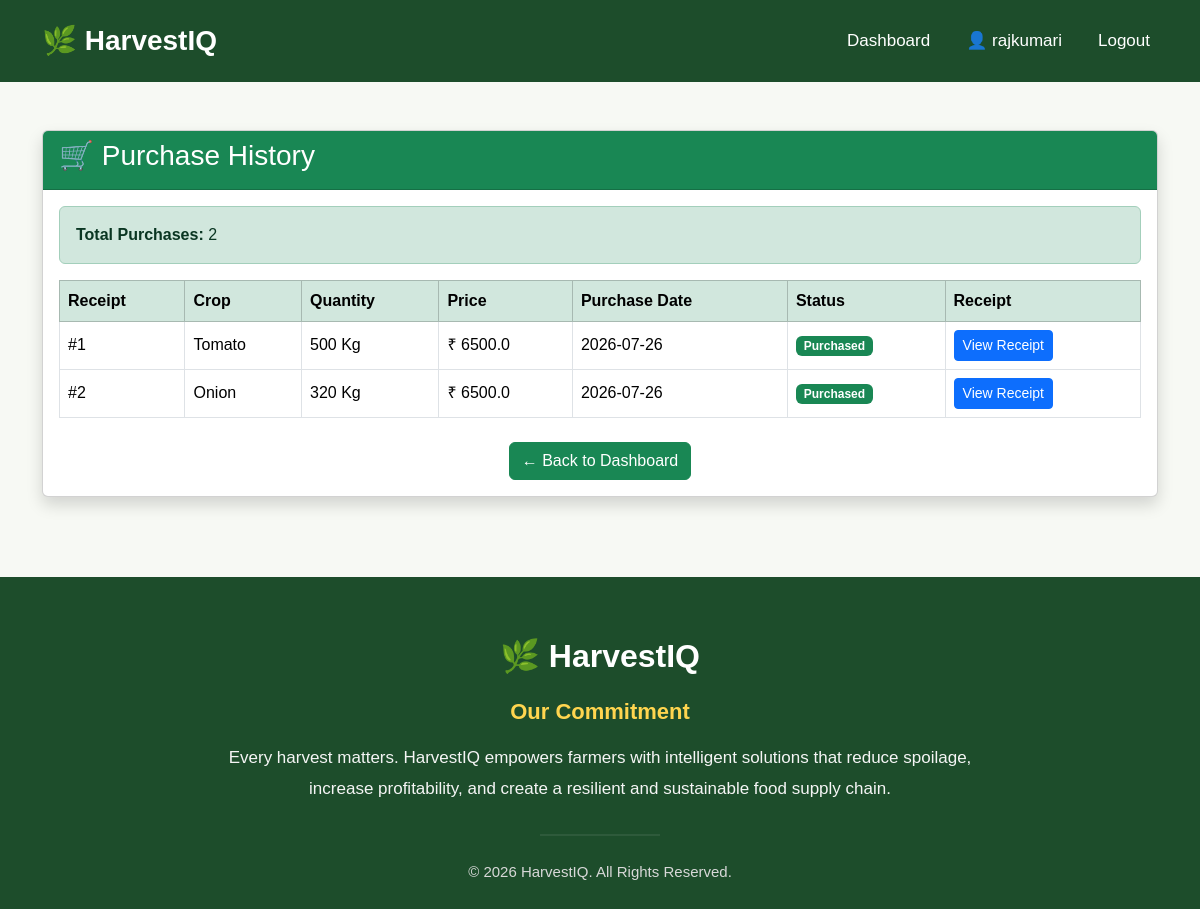
The page /purchase_history (signed in) on the database as committed earlier.
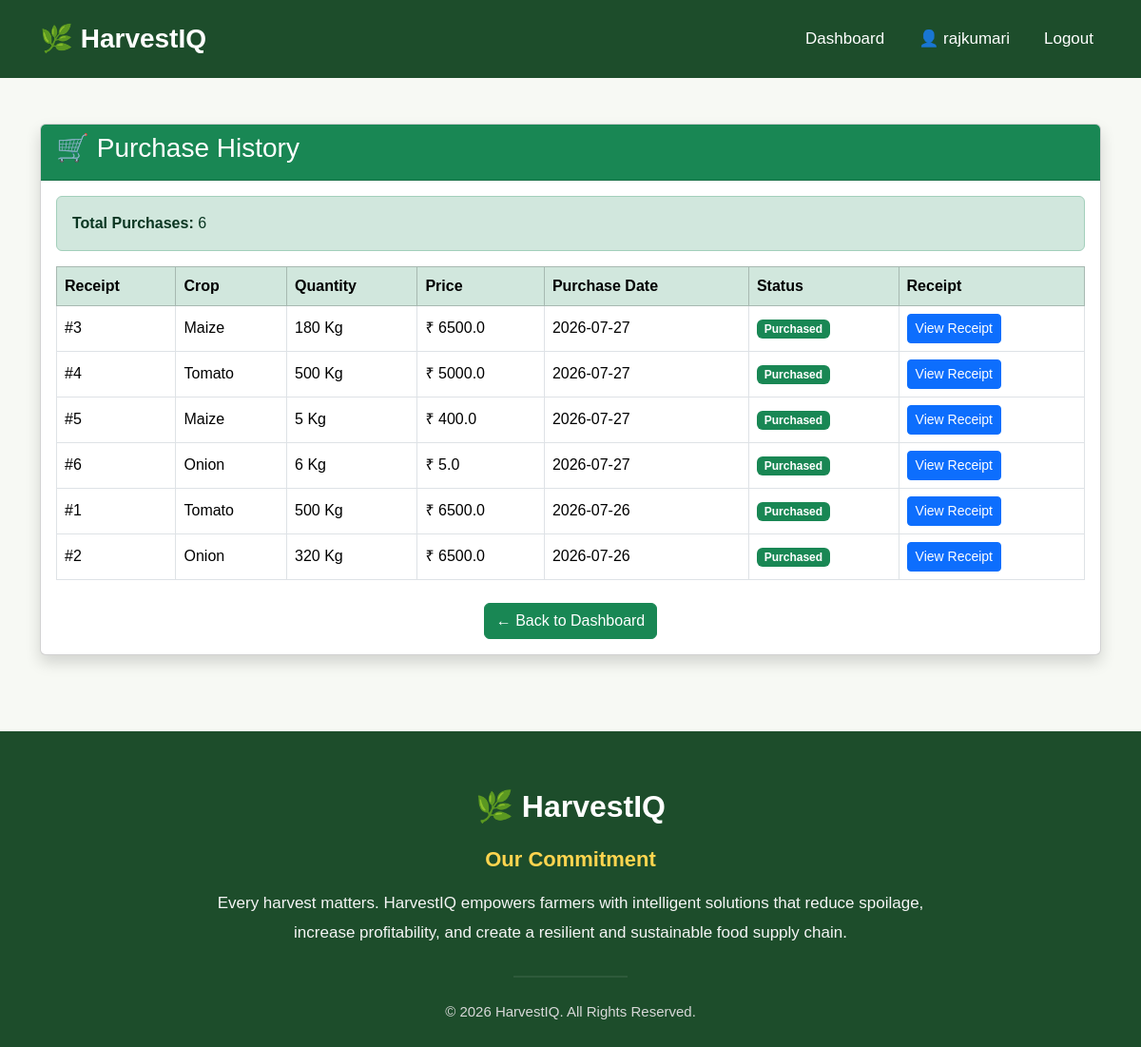
The same page on the database as committed later.
### app.py (models this page shows)
class Sale(db.Model):
    __tablename__ = "sales"
    id = db.Column(db.Integer, primary_key=True)
    batch_id = db.Column(
        db.Integer,
        db.ForeignKey("produce_batches.id"),
        nullable=False,
        unique=True
    )
    buyer_id = db.Column(
        db.Integer,
        db.ForeignKey("buyers.id"),
        nullable=False
    )
    sale_price = db.Column(db.Float)
    sale_date = db.Column(db.Date)
    quantity_sold = db.Column(db.Integer)
    batch = db.relationship(
        "ProduceBatch",
        back_populates="sale"
    )
    buyer = db.relationship(
        "Buyer",
        back_populates="purchases"
    )

class ProduceBatch(db.Model):
    __tablename__ = "produce_batches"
    id = db.Column(db.Integer, primary_key=True)
    farmer_id = db.Column(
        db.Integer,
        db.ForeignKey("farmers.id"),
        nullable=False
    )
    crop_name = db.Column(db.String(50))
    variety = db.Column(db.String(50))
    quantity = db.Column(db.Integer)
    unit = db.Column(db.String(20))
    harvest_date = db.Column(db.Date)
    farm_location = db.Column(db.String(200))
    status = db.Column(
        db.String(30),
        default="Registered"
    )
    farmer = db.relationship(
        "Farmer",
        back_populates="produce_batches"
    )
    quality = db.relationship(
        "QualityInspection",
        back_populates="batch",
        uselist=False,
        lazy=True
    )
    shelf_life = db.relationship(
        "ShelfLifePrediction",
        back_populates="batch",
        uselist=False,
        lazy=True
    )
    storage = db.relationship(
        "StorageRecord",
        back_populates="batch",
        lazy=True
    )
    deliveries = db.relationship(
        "Delivery",
        back_populates="batch",
        lazy=True
    )
    recommendation = db.relationship(
        "Recommendation",
        back_populates="batch",
        uselist=False,
        lazy=True
    )
    sale = db.relationship(
        "Sale",
        back_populates="batch",
        uselist=False,
        lazy=True
    )

### app.py (the view)
@app.route("/purchase_history")
def purchase_history():
    if "user_id" not in session:
        flash("Please login first.", "warning")
        return redirect(url_for("login"))
    buyer = Buyer.query.filter_by(
        user_id=session["user_id"]
    ).first_or_404()
    purchases = Sale.query.filter_by(
        buyer_id=buyer.id
    ).order_by(Sale.sale_date.desc()).all()
    return render_template(
        "purchase_history.html",
        purchases=purchases
    )

### templates/purchase_history.html (shortened to what this page needs)
{% extends "base.html" %}
{% block content %}
<div class="container mt-5">
    <div class="card shadow">
        <div class="card-header bg-success text-white">
            <h3>🛒 Purchase History</h3>
        </div>
        <div class="card-body">
            {% if purchases %}
            <div class="alert alert-success">
                <strong>Total Purchases:</strong>
                {{ purchases|length }}
            </div>
            <table class="table table-hover table-bordered align-middle">
                <thead class="table-success">
                    <tr>
                        <th>Receipt</th>
                        <th>Crop</th>
                        <th>Quantity</th>
                        <th>Price</th>
                        <th>Purchase Date</th>
                        <th>Status</th>
                        <th>Receipt</th>
                    </tr>
                </thead>
                <tbody>
                    {% for sale in purchases %}
                    <tr>
                        <td>#{{ sale.id }}</td>
                        <td>{{ sale.batch.crop_name }}</td>
                        <td>{{ sale.quantity_sold }} {{ sale.batch.unit }}</td>
                        <td>₹ {{ sale.sale_price }}</td>
                        <td>{{ sale.sale_date }}</td>
                        <td>
                            <span class="badge bg-success">
                                Purchased
                            </span>
                        </td>
                        <td>
                            <a href="{{ url_for('buyer_receipt', sale_id=sale.id) }}" class="btn btn-primary btn-sm">
                                View Receipt
                            </a>
                        </td>
                    </tr>
                    {% endfor %}
                </tbody>
            </table>
            {% else %}
            <div class="alert alert-warning text-center">
                <h5>No purchases yet.</h5>
            </div>
            {% endif %}
            <div class="text-center mt-4">
                <a href="{{ url_for('buyer_dashboard') }}" class="btn btn-success">
                    ← Back to Dashboard
                </a>
            </div>
        </div>
    </div>
</div>
{% endblock %}

Rows that differ between the two databases and show on the page:
added Sale: id "3", batch.crop_name "Maize", quantity_sold "180", batch.unit "Kg", sale_price "6500.0", sale_date "2026-07-27"
added Sale: id "4", batch.crop_name "Tomato", quantity_sold "500", batch.unit "Kg", sale_price "5000.0", sale_date "2026-07-27"
added Sale: id "5", batch.crop_name "Maize", quantity_sold "5", batch.unit "Kg", sale_price "400.0", sale_date "2026-07-27"
added Sale: id "6", batch.crop_name "Onion", quantity_sold "6", batch.unit "Kg", sale_price "5.0", sale_date "2026-07-27"
Other text that changed with them:
{{ purchases|length }}: "2" → "6"
